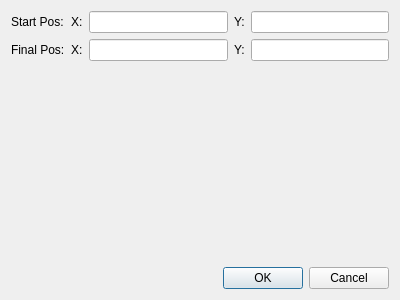
<?xml version="1.0" encoding="UTF-8"?>
<ui version="4.0">
 <class>Config</class>
 <widget class="QDialog" name="Config">
  <property name="geometry">
   <rect>
    <x>0</x>
    <y>0</y>
    <width>400</width>
    <height>300</height>
   </rect>
  </property>
  <property name="windowTitle">
   <string>Dialog</string>
  </property>
  <layout class="QVBoxLayout" name="verticalLayout">
   <item>
    <layout class="QFormLayout" name="formLayout">
     <item row="0" column="0">
      <widget class="QLabel" name="label">
       <property name="text">
        <string>Start Pos:</string>
       </property>
      </widget>
     </item>
     <item row="1" column="0">
      <widget class="QLabel" name="label_2">
       <property name="text">
        <string>Final Pos:</string>
       </property>
      </widget>
     </item>
     <item row="0" column="1">
      <layout class="QHBoxLayout" name="horizontalLayout">
       <item>
        <widget class="QLabel" name="label_3">
         <property name="text">
          <string>X:</string>
         </property>
        </widget>
       </item>
       <item>
        <widget class="QLineEdit" name="Xini"/>
       </item>
       <item>
        <widget class="QLabel" name="label_6">
         <property name="text">
          <string>Y:</string>
         </property>
        </widget>
       </item>
       <item>
        <widget class="QLineEdit" name="Yini"/>
       </item>
      </layout>
     </item>
     <item row="1" column="1">
      <layout class="QHBoxLayout" name="horizontalLayout_2">
       <item>
        <widget class="QLabel" name="label_4">
         <property name="text">
          <string>X:</string>
         </property>
        </widget>
       </item>
       <item>
        <widget class="QLineEdit" name="finX"/>
       </item>
       <item>
        <widget class="QLabel" name="label_5">
         <property name="text">
          <string>Y:</string>
         </property>
        </widget>
       </item>
       <item>
        <widget class="QLineEdit" name="finY"/>
       </item>
      </layout>
     </item>
    </layout>
   </item>
   <item>
    <widget class="QDialogButtonBox" name="buttonBox">
     <property name="orientation">
      <enum>Qt::Horizontal</enum>
     </property>
     <property name="standardButtons">
      <set>QDialogButtonBox::Cancel|QDialogButtonBox::Ok</set>
     </property>
    </widget>
   </item>
  </layout>
 </widget>
 <resources/>
 <connections>
  <connection>
   <sender>buttonBox</sender>
   <signal>accepted()</signal>
   <receiver>Config</receiver>
   <slot>accept()</slot>
   <hints>
    <hint type="sourcelabel">
     <x>248</x>
     <y>254</y>
    </hint>
    <hint type="destinationlabel">
     <x>157</x>
     <y>274</y>
    </hint>
   </hints>
  </connection>
  <connection>
   <sender>buttonBox</sender>
   <signal>rejected()</signal>
   <receiver>Config</receiver>
   <slot>reject()</slot>
   <hints>
    <hint type="sourcelabel">
     <x>316</x>
     <y>260</y>
    </hint>
    <hint type="destinationlabel">
     <x>286</x>
     <y>274</y>
    </hint>
   </hints>
  </connection>
 </connections>
</ui>
